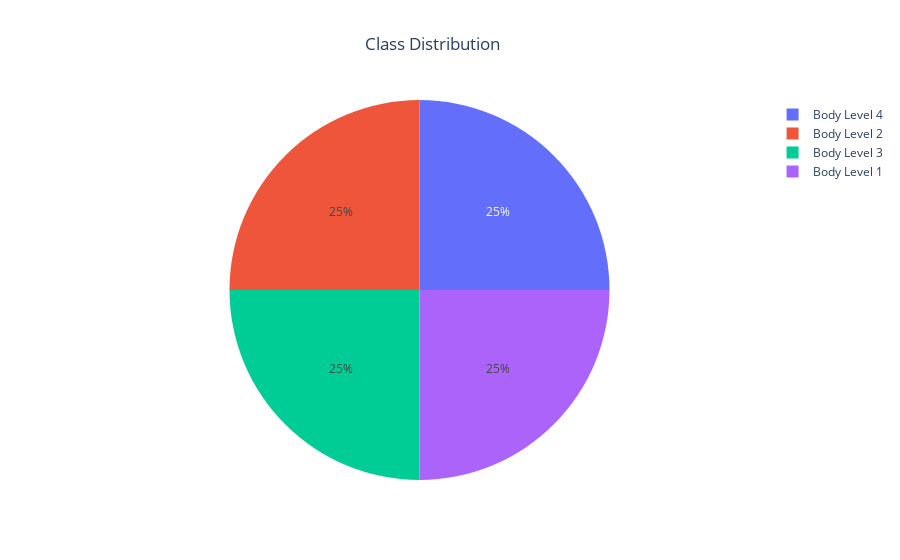

The notebook cell saved with this chart:
### Code cell
countPlot(y = y_train, title = 'Countplot of Classes', height = y_train.nunique())
piePlot(data = y_train, value = 'Percentage', name = 'Class', title = 'Class Distribution')

### Figure 1 — Plotly figure (JSON) as saved in the notebook; plotly's stock layout.template omitted (floating-point values rounded to 4 significant figures)
{"data": [{"domain": {"x": [0, 1], "y": [0, 1]}, "hovertemplate": "Class=%{label}<br>Percentage=%{value}<extra></extra>", "labels": ["Body Level 4", "Body Level 2", "Body Level 3", "Body Level 1"], "legendgroup": "", "name": "", "showlegend": true, "type": "pie", "values": [25, 25, 25, 25]}], "layout": {"legend": {"tracegroupgap": 0}, "title": {"text": "Class Distribution", "x": 0.48}}}
